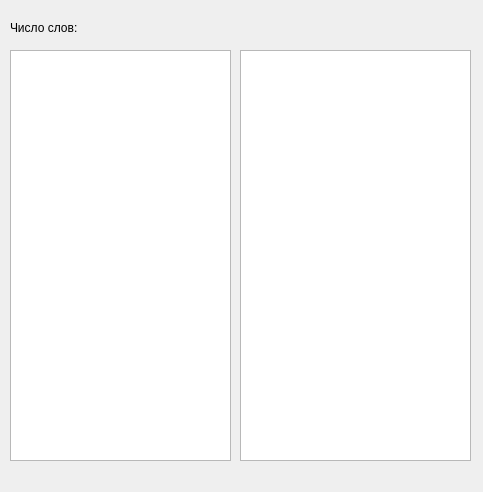
<?xml version="1.0" encoding="UTF-8"?>
<ui version="4.0">
 <class>StatCollectorDialog</class>
 <widget class="QDialog" name="StatCollectorDialog">
  <property name="geometry">
   <rect>
    <x>0</x>
    <y>0</y>
    <width>483</width>
    <height>492</height>
   </rect>
  </property>
  <property name="windowTitle">
   <string>Количество слов</string>
  </property>
  <widget class="QListView" name="listView">
   <property name="geometry">
    <rect>
     <x>10</x>
     <y>50</y>
     <width>221</width>
     <height>411</height>
    </rect>
   </property>
  </widget>
  <widget class="QLabel" name="label">
   <property name="geometry">
    <rect>
     <x>10</x>
     <y>20</y>
     <width>71</width>
     <height>16</height>
    </rect>
   </property>
   <property name="text">
    <string>Число слов:</string>
   </property>
  </widget>
  <widget class="QLabel" name="wordsAmountLabel">
   <property name="geometry">
    <rect>
     <x>90</x>
     <y>20</y>
     <width>151</width>
     <height>16</height>
    </rect>
   </property>
   <property name="text">
    <string/>
   </property>
  </widget>
  <widget class="QListView" name="sameCombListView">
   <property name="geometry">
    <rect>
     <x>240</x>
     <y>50</y>
     <width>231</width>
     <height>411</height>
    </rect>
   </property>
  </widget>
 </widget>
 <resources/>
 <connections/>
</ui>
